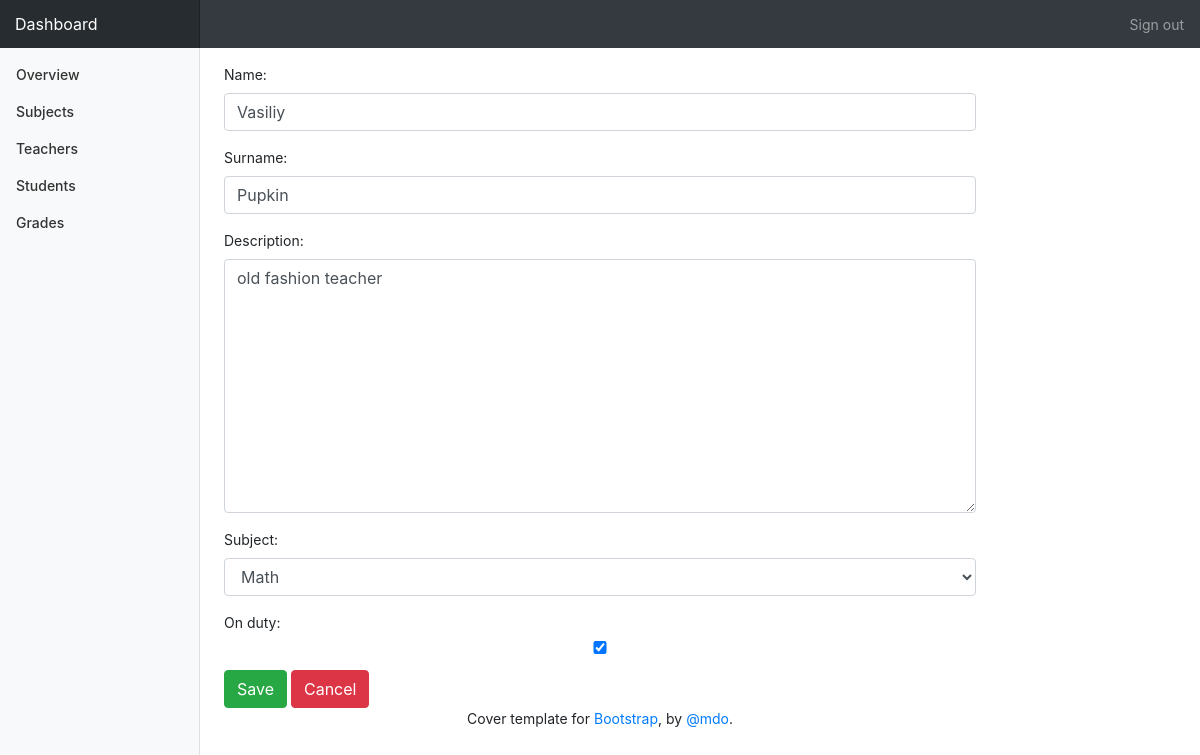
/dashboard/teachers/1/update/, run on the app's committed database.
### dashboard/models.py (models this page shows, shortened)
class Teacher(models.Model):
    name = models.CharField(max_length=30)
    surname = models.CharField(max_length=30)
    description = models.TextField(blank=True)
    subject = models.ForeignKey(Subject, on_delete=models.CASCADE)
    on_duty = models.BooleanField(default = True)

### dashboard/views.py (the view)
# urls.py: url(r'^teachers/(?P<pk>\d+)/update/$', views.TeacherUpdate.as_view(), name='teacher_update'),
class TeacherUpdate(UpdateView):
    model = Teacher
    fields = ['name', 'surname', 'description', 'subject', 'on_duty']
    success_url = reverse_lazy('teachers')
    template_name_suffix = '_update_form'

### dashboard/models.py (called while the page is built)
    def __str__(self):
        return self.name

### dashboard/templates/dashboard/teacher_update_form.html (shortened to what this page needs)
{% extends 'dashboard/index.html' %}
{% load widget_tweaks %}
{% block main %}
    <main role="main" class="col-md-8 ml-sm-auto col-lg-8 pt-3 px-4">
        <form method="post" novalidate>
              {% include 'includes/form.html' with form=form %}
              <button type="submit" class="btn btn-success">Save</button>
              <a href="{{ view.success_url }}" class="btn btn-danger">Cancel</a>
        </form>
    </main>
{% endblock main %}

### app/templates/includes/form.html (shortened to what this page needs)
{% load widget_tweaks %}
{% for field in form.visible_fields %}
  <div class="form-group">
    {{ field.label_tag }}
    {% if form.is_bound %}
      {% if field.errors %}
        {% render_field field class="form-control is-invalid" %}
        {% for error in field.errors %}
          <div class="invalid-feedback">
            {{ error }}
          </div>
        {% endfor %}
      {% else %}
        {% render_field field class="form-control is-valid" %}
      {% endif %}
    {% else %}
      {% render_field field class="form-control" %}
    {% endif %}
  </div>
{% endfor %}

### dashboard/static/css/dashboard.css (style rules this page uses)
body { font-size: .875rem; }

### data on the page
Teacher: name "Vasiliy" "Pupkin" "old fashion teacher" "Math" "☑"

### other printed values
{{ field.label_tag }} "Name:" "Surname:" "Description:" "Subject:" "On duty:"
